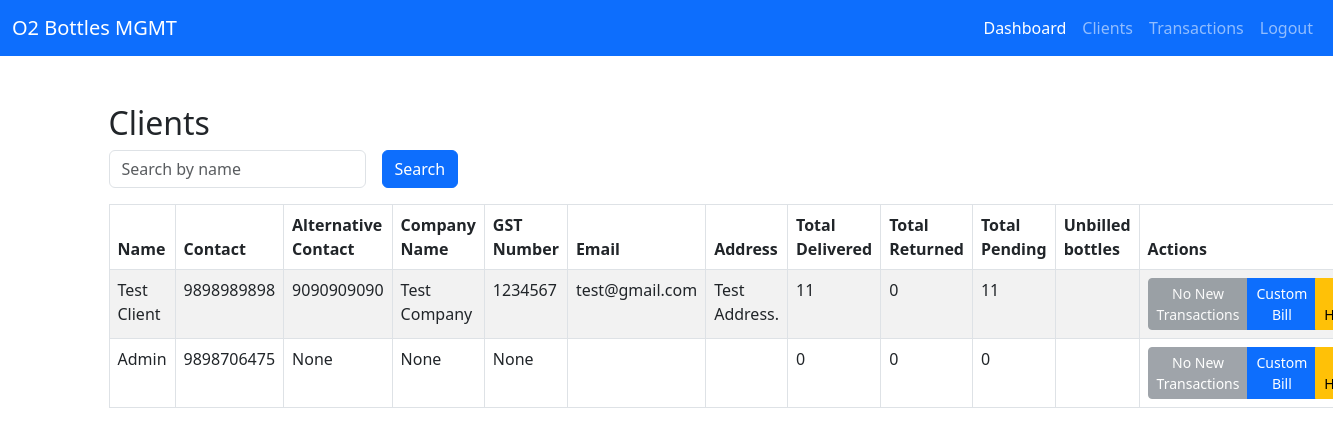
/clients/, run on the app's committed database.
### bottle_MGMT/models.py (models this page shows, shortened)
class Client(models.Model):
    ROLE_CHOICES = [
        ('customer', 'Customer'),
        ('admin', 'Admin'),
    ]
    name = models.CharField(max_length=100)
    contact = models.CharField(max_length=10)
    alt_contact = models.CharField(max_length=10, blank=True, null=True)
    email = models.EmailField()
    address = models.TextField()
    company_name = models.CharField(max_length=150, blank=True, null=True)
    gst_number = models.CharField(max_length=20, blank=True, null=True)
    role = models.CharField(max_length=10, choices=ROLE_CHOICES, default='customer')
    owner_gst = models.CharField(max_length=20, blank=True, null=True)
    bank_account = models.CharField(max_length=50, blank=True, null=True)
    card = models.CharField(max_length=50, blank=True, null=True)
    account_holder = models.CharField(max_length=100, blank=True, null=True)
    account_number = models.CharField(max_length=30, blank=True, null=True)
    ifsc = models.CharField(max_length=15, blank=True, null=True)
    branch = models.CharField(max_length=100, blank=True, null=True)
    account_type = models.CharField(max_length=20, blank=True, null=True)
    mmid = models.CharField(max_length=20, blank=True, null=True)
    vpa = models.CharField("Virtual Payment Address", max_length=100, blank=True, null=True)
    upi_number = models.CharField(max_length=15, blank=True, null=True)
    upi_qr = models.ImageField(upload_to="upi_qr/", blank=True, null=True)

### bottle_MGMT/views.py (the view)
# urls.py: path('clients/', views.client_list, name='client_list'),
def client_list(request):
    query = request.GET.get('q', '')
    if query:
        clients = Client.objects.filter(name__icontains=query)
    else:
        clients = Client.objects.all()
    from .models import Transaction
    client_stats = []
    for client in clients:
        delivered = Transaction.objects.filter(client=client, transaction_type='delivered').count()
        returned = Transaction.objects.filter(client=client, transaction_type='returned').count()
        pending = delivered - returned
        custom_billed_transaction_ids = BillTransaction.objects.filter(
            bill__client=client,
            bill__bill_type='custom'
        ).values_list('transaction_id', flat=True)
        unbilled_delivered = Transaction.objects.filter(
            client=client,
            transaction_type='delivered',
            billed=False
        ).exclude(id__in=custom_billed_transaction_ids).count()
        unbilled_returned = Transaction.objects.filter(
            client=client,
            transaction_type='returned',
            billed=False
        ).exclude(id__in=custom_billed_transaction_ids).count()
        unbilled_pending = unbilled_delivered - unbilled_returned
        client_stats.append({
            'client': client,
            'delivered': delivered,
            'returned': returned,
            'pending': pending,
            'unbilled_delivered': unbilled_delivered,
            'unbilled_returned': unbilled_returned,
            'unbilled_pending': unbilled_pending,
        })
    return render(request, 'client_list.html', {'clients': clients, 'query': query, 'client_stats': client_stats})

### templates/client_list.html (shortened to what this page needs)
{% extends "base.html" %}
{% load widget_tweaks %}
{% block content %}
    <h2>Clients</h2>
    <form method="get" class="row g-3 mb-3">
        <div class="col-auto">
            <input type="text" name="q" class="form-control" placeholder="Search by name" value="{{ query }}">
        </div>
        <div class="col-auto">
            <button type="submit" class="btn btn-primary">Search</button>
        </div>
        <div class="col-auto">
        </div>
    </form>
    <table class="table table-bordered table-striped">
        <thead>
            <tr>
                <th>Name</th>
                <th>Contact</th>
                <th>Alternative Contact</th>
                <th>Company Name</th>
                <th>GST Number</th>
                <th>Email</th>
                <th>Address</th>
                <th>Total Delivered</th>
                <th>Total Returned</th>
                <th>Total Pending</th>
                <th>Unbilled bottles</th>
                <th>Actions</th>
            </tr>
        </thead>
        <tbody>
            {% for stat in client_stats %}
            <tr>
                <td>{{ stat.client.name }}</td>
                <td>{{ stat.client.contact }}</td>
                <td>{{ stat.client.alt_contact }}</td>
                <td>{{ stat.client.company_name }}</td>
                <td>{{ stat.client.gst_number }}</td>
                <td>{{ stat.client.email }}</td>
                <td>{{ stat.client.address }}</td>
                <td>{{ stat.delivered }}</td>
                <td>{{ stat.returned }}</td>
                <td>{{ stat.pending }}</td>
                <td>{{ stat.pending_bill_bottles }}</td>
                <td>
                    <div class="btn-group" role="group">
                        {% if stat.pending_bill_bottles > 0 %}
                            <a href="{% url 'generate_bill' stat.client.id %}" class="btn btn-sm btn-info">Auto Bill</a>
                        {% else %}
                            <button class="btn btn-sm btn-secondary" disabled>No New Transactions</button>
                        {% endif %}
                        <a href="{% url 'custom_billing' stat.client.id %}" class="btn btn-sm btn-primary">Custom Bill</a>
                        <a href="{% url 'bill_history' stat.client.id %}" class="btn btn-sm btn-warning">Bill History</a>
                    </div>
                </td>
            </tr>
            {% empty %}
            <tr>
                <td colspan="9" class="text-center">No clients found.</td>
            </tr>
            {% endfor %}
        </tbody>
    </table>
{% endblock %}

### data on the page
Client: client.name "Test Client", client.contact "9898989898", client.alt_contact "9090909090", client.company_name "Test Company", client.gst_number "1234567", client.email "test@gmail.com", client.address "Test Address.", delivered "11", returned "0", pending "11"
Client: client.name "Admin", client.contact "9898706475", client.alt_contact "None", client.company_name "None", client.gst_number "None", delivered "0", returned "0", pending "0"
